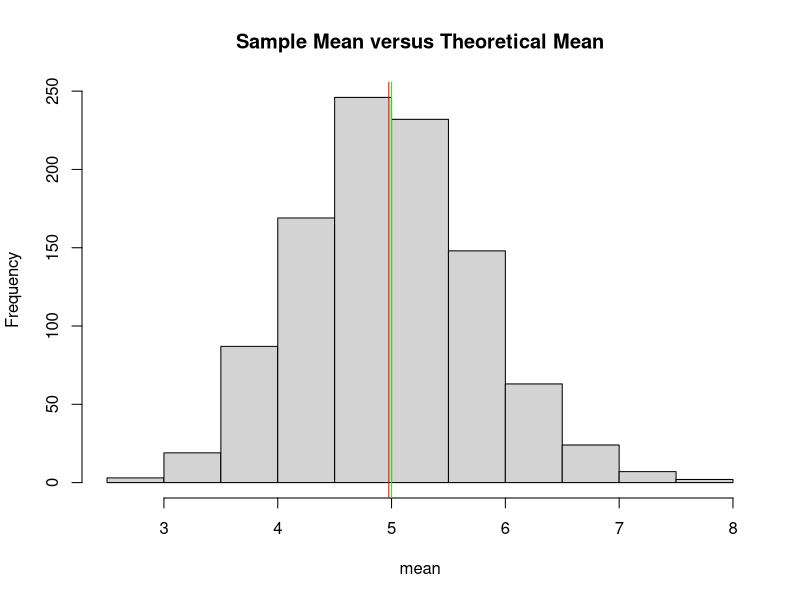
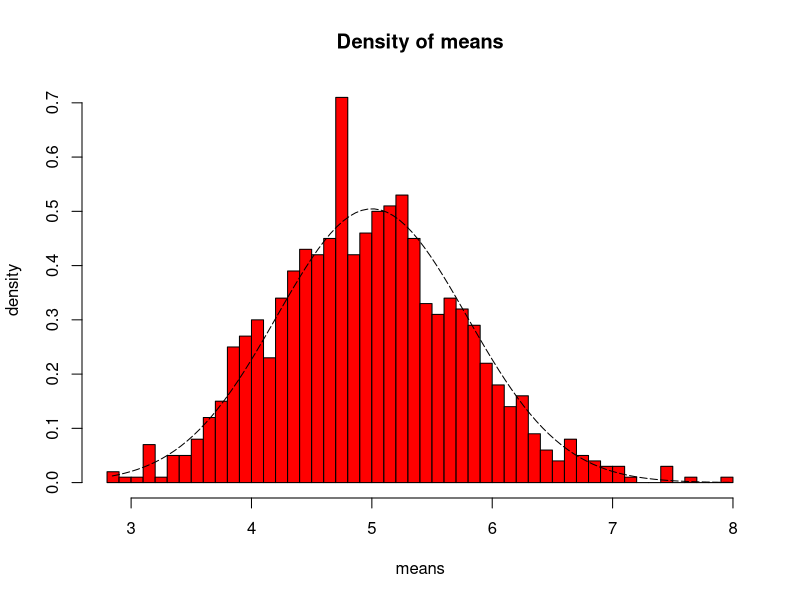
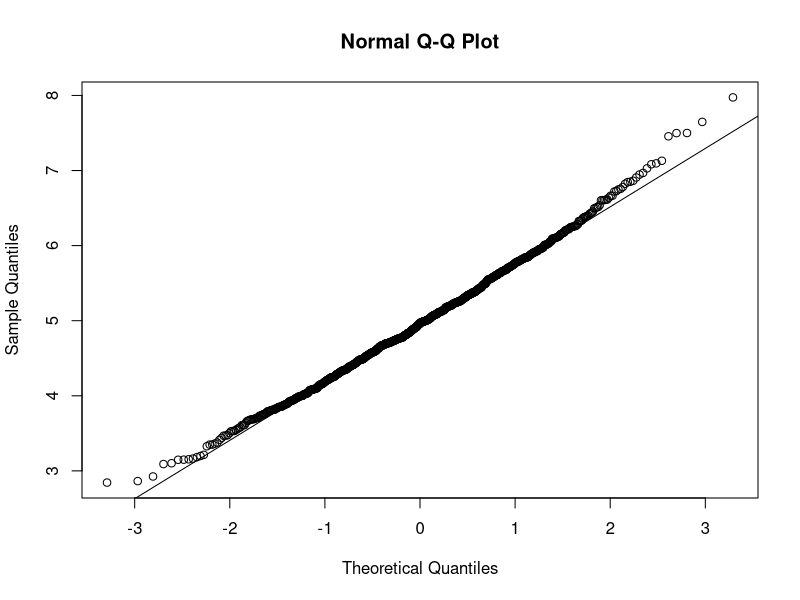

Generate these figures, in order, with R:
## ---- chunk 1
set.seed(10234)
lambda <- 0.2
n <- 40
sims <-1000
data<-replicate(sims,rexp(n, lambda))
mean_data <-colMeans(data)
## ---- chunk 2
mean(mean_data)
## ---- chunk 3
print(1/lambda)
## ---- chunk 4
hist(mean_data, xlab = "mean", main = "Sample Mean versus Theoretical Mean")
abline(v =mean(mean_data) , col = "red")
abline(v =1/lambda , col = "green")
## ---- chunk 5
std_dev_sample <- sd(mean_data)
std_dev_theor <- (1/lambda)/sqrt(n)
var_sample <- std_dev_sample^2
var_theor <- std_dev_theor^2
## ---- chunk 6
var_sample
## ---- chunk 7
var_theor
## ---- chunk 8
x <- seq(min(mean_data), max(mean_data), length=100)
y <- dnorm(x, mean=1/lambda, sd=(1/lambda/sqrt(n)))
hist(mean_data,breaks=n,prob=T,col="red",xlab = "means",main="Density of means",ylab="density")
lines(x, y, pch=22, col="black", lty=5)
sample_conf_interval <- round (mean(mean_data) + c(-1,1)*1.96*sd(mean_data)/sqrt(n),3)
theory_conf_interval <- (1/lambda) + c(-1,1)*1.96*sqrt(var_theor)/sqrt(n)
## ---- chunk 9
theory_conf_interval
## ---- chunk 10
sample_conf_interval
## ---- chunk 11
qqnorm(mean_data); qqline(mean_data)
